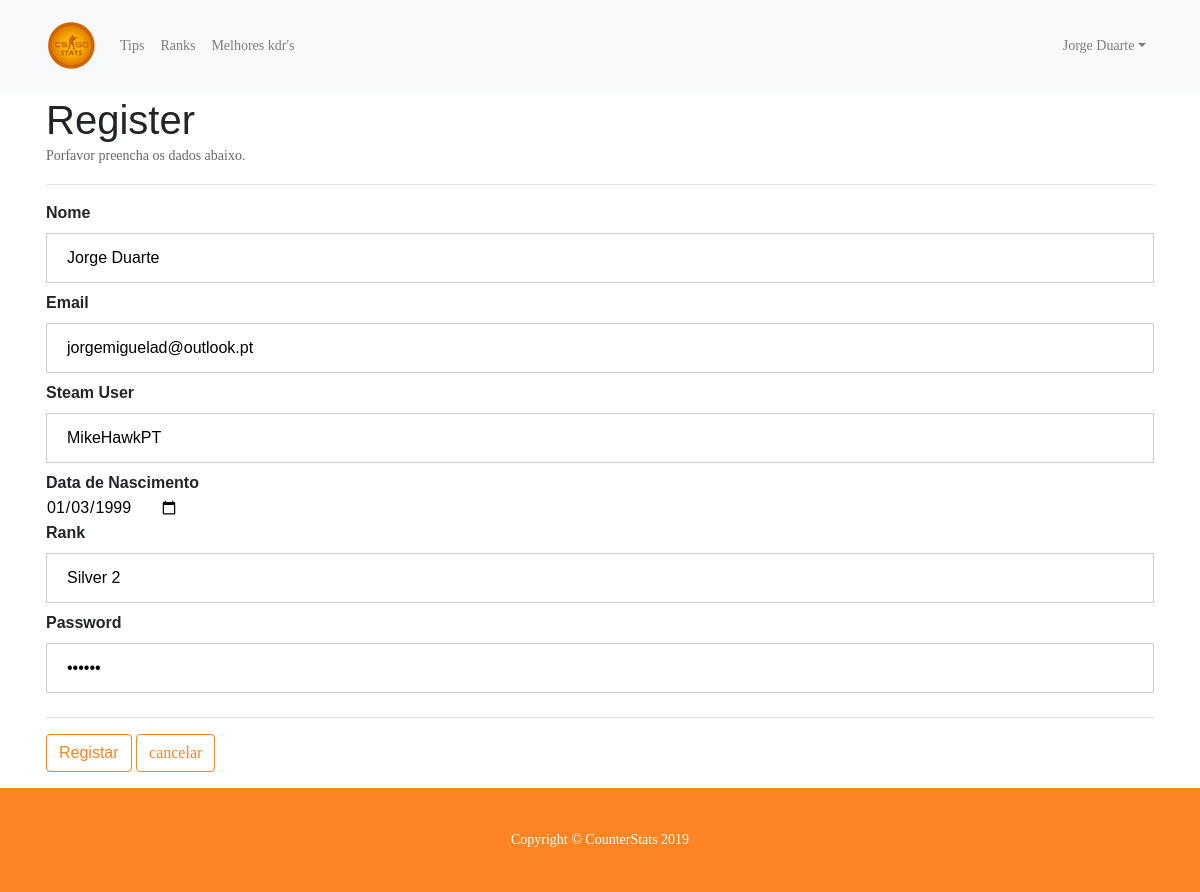
The page /editprofile.php?id=1 (signed in) on the database its author committed.
### tables this page shows
CREATE TABLE `utilizadores` (
  `codutilizador` int(11) NOT NULL,
  `codtipo` int(11) NOT NULL,
  `nome` varchar(30) NOT NULL,
  `email` varchar(60) NOT NULL,
  `steamuser` varchar(25) NOT NULL,
  `datanascimento` varchar(55) NOT NULL,
  `ranki` varchar(30) NOT NULL,
  `password` varchar(18) NOT NULL
);

### model/utilizador.model.php (called while the page is built, shortened)
<?php
class Utilizador
{
	private $id;
	public function setID($value)
	{
		$this->id = $value;
	}
		public function getByID()
		{
			$conexaoBD = new ConexaoBD();
			$conexao = $conexaoBD->criarConexao();
			$id = $this->id;
			$sql = "SELECT * FROM utilizadores WHERE codutilizador = $id";
			$query = $conexao->query($sql);
			return $query->fetch(PDO::FETCH_ASSOC);
		}
	}
?>

### controller/edit.controller.php (called while the page is built, shortened)
<?php
if (isset($_GET['id']))
{
	$id = $_GET['id'];
	$utilizadorModel = new Utilizador();
	$utilizadorModel->setID($id);
	$utilizador = $utilizadorModel->getByID();
	$nome = $utilizador['nome'];
	$email = $utilizador['email'];
  $steamuser = $utilizador['steamuser'];
  $dnascimento = $utilizador['datanascimento'];
  $ranki = $utilizador['ranki'];
  $password = $utilizador['password'];
}
?>

### editprofile.php (the view, shortened to what this page needs)
<?php
include 'includes/header.php';
include 'model/utilizador.model.php';
include 'controller/edit.controller.php';
?>
  <div style="padding-top: 40px" class="container">
  <div class="row">
    <div class="col-lg-12">
      <h1>Register</h1>
    <p>Porfavor preencha os dados abaixo.</p>
    <hr>
    <form action="editprofile.php" method="post">
      <label for="nome"><b>Nome</b></label>
      <input type="text" placeholder="Nome" value="<?= $nome ?>" name="nome" required>
      <label for="email"><b>Email</b></label>
      <input type="text" placeholder="Email" value="<?= $email ?>" name="email" required>
      <label for="suser"><b>Steam User</b></label>
      <input type="text" placeholder="Steam User" value="<?= $steamuser ?>" name="suser" required>
      <label for="Dnascimento"><b>Data de Nascimento</b></label>
      <input type="date" placeholder="Data de nascimento" value="<?= $dnascimento ?>" name="dnascimento" required>
      <label for="rank"><b>Rank</b></label>
      <input type="text" placeholder="rank" value="<?= $ranki ?>" name="rank" required>
      <label for="psw"><b>Password</b></label>
      <input type="password" placeholder="password" value="<?= $password ?>"name="psw" required>
      <hr>
      <button name="gravar" type="submit" class="btn btn-outline-secondary">Registar</button>
      <a href="profile.php" class="btn btn-outline-secondary">cancelar</a>
  </form>
  </div>
    </div>
  </div>

### css/login.css (style rules this page uses)
input[type=text], input[type=password] { width: 100%; padding: 12px 20px; margin: 8px 0; display: inline-block; border: 1px solid #ccc; box-sizing: border-box; }
.container { padding: 16px; }

### css/modern-business.css (style rules this page uses)
body { padding-top: 56px; }
.py-5 { background-color: #FF8423; padding-top: 2%!important; padding-bottom: 2%!important; }
.btn-outline-secondary { color: #FF8423; border-color: #FF8423; }
.container { height: auto; }

### css/main.css (style rules this page uses)
* { margin: 0px; padding: 0px; box-sizing: border-box; }
body, html { height: 100%; font-family: Ubuntu-Regular, sans-serif; }
a { font-family: Ubuntu-Regular; font-size: 14px; line-height: 1.7; color: #666666; margin: 0px; transition: all 0.4s; -webkit-transition: all 0.4s; -o-transition: all 0.4s; -moz-transition: all 0.4s; }
h1,h2,h3,h4,h5,h6 { margin: 0px; }
p { font-family: Ubuntu-Regular; font-size: 14px; line-height: 1.7; color: #666666; margin: 0px; }
input { outline: none; border: none; }
label { margin: 0; display: block; }
button { outline: none !important; border: none; background: transparent; }
.footer { position: relative; width: 100%; left: 0; bottom: 0; }

### rows shown on the page
utilizadores: nome "Jorge Duarte", email "jorgemiguelad@outlook.pt", suser "MikeHawkPT", dnascimento "01/03/1999", rank "Silver 2"

### other values the page prints
$_SESSION['login']['nome'] "Jorge Duarte"
